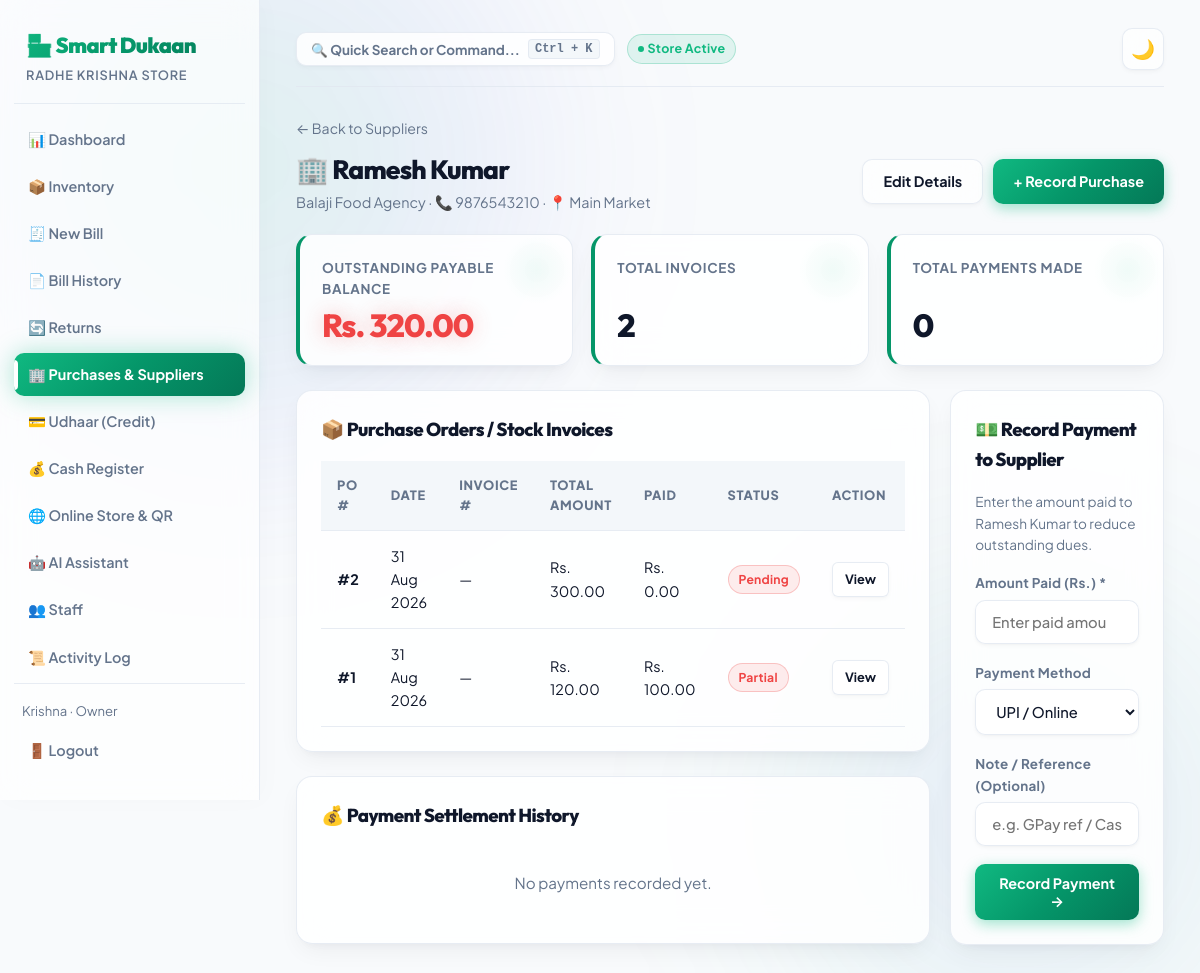
The app's page /purchases/suppliers/1/ (signed in) with its own data.
### accounts/models.py (models this page shows, shortened)
class Profile(models.Model):
    ROLE_CHOICES = (
        ("owner", "Owner"),
        ("staff", "Staff"),
    )
    user = models.OneToOneField(User, on_delete=models.CASCADE, related_name="profile")
    shop = models.ForeignKey(Shop, on_delete=models.CASCADE, related_name="staff_members", null=True, blank=True)
    role = models.CharField(max_length=10, choices=ROLE_CHOICES, default="owner")
    phone = models.CharField(max_length=15, blank=True)

class Shop(models.Model):
    name = models.CharField(max_length=150)
    address = models.CharField(max_length=255, blank=True)
    owner = models.ForeignKey(User, on_delete=models.CASCADE, related_name="owned_shops")
    upi_id = models.CharField(max_length=100, blank=True, default="shopkeeper@upi", help_text="UPI ID for on-screen QR Code payments")
    created_at = models.DateTimeField(auto_now_add=True)

### purchases/models.py (models this page shows, shortened)
class Supplier(models.Model):
    shop = models.ForeignKey(Shop, on_delete=models.CASCADE, related_name="suppliers")
    name = models.CharField(max_length=150)
    company_name = models.CharField(max_length=180, blank=True)
    phone = models.CharField(max_length=20)
    email = models.EmailField(blank=True)
    address = models.TextField(blank=True)
    balance_owed = models.DecimalField(max_digits=12, decimal_places=2, default=0)
    created_at = models.DateTimeField(auto_now_add=True)
    class Meta:
        ordering = ["name"]

class Purchase(models.Model):
    STATUS_CHOICES = (
        ("paid", "Fully Paid"),
        ("partial", "Partially Paid"),
        ("pending", "Pending (Credit)"),
    )
    shop = models.ForeignKey(Shop, on_delete=models.CASCADE, related_name="purchases")
    supplier = models.ForeignKey(Supplier, on_delete=models.CASCADE, related_name="purchases")
    invoice_no = models.CharField(max_length=80, blank=True)
    total_amount = models.DecimalField(max_digits=12, decimal_places=2, default=0)
    paid_amount = models.DecimalField(max_digits=12, decimal_places=2, default=0)
    payment_status = models.CharField(max_length=20, choices=STATUS_CHOICES, default="paid")
    date = models.DateTimeField(auto_now_add=True)
    notes = models.TextField(blank=True)
    class Meta:
        ordering = ["-date"]

### purchases/views.py (the view)
# urls.py: path("suppliers/<int:supplier_id>/", views.supplier_detail, name="supplier_detail"),
@login_required
def supplier_detail(request, supplier_id):
    shop = request.user.profile.shop
    supplier = get_object_or_404(Supplier, id=supplier_id, shop=shop)
    purchases = supplier.purchases.all()
    payments = supplier.payments.all()
    payment_form = SupplierPaymentForm()
    return render(request, "purchases/supplier_detail.html", {
        "supplier": supplier,
        "purchases": purchases,
        "payments": payments,
        "payment_form": payment_form,
    })

### purchases/forms.py
class SupplierPaymentForm(forms.ModelForm):
    class Meta:
        model = SupplierPayment
        fields = ["amount", "payment_mode", "note"]
        widgets = {
            "amount": forms.NumberInput(attrs={"placeholder": "Enter paid amount", "min": "1"}),
            "note": forms.TextInput(attrs={"placeholder": "e.g. GPay ref / Cash receipt"}),
        }

### templates/purchases/supplier_detail.html (shortened to what this page needs)
{% extends "base.html" %}
{% block content %}
<div style="margin-bottom:20px;">
  <a href="{% url 'purchases:supplier_list' %}" style="color:var(--text-muted); font-size:0.88rem;">← Back to Suppliers</a>
  <div style="display:flex; justify-content:space-between; align-items:center; margin-top:8px;">
    <div>
      <h2>🏢 {{ supplier.name }}</h2>
      <div style="color:var(--text-muted); font-size:0.9rem;">
        {{ supplier.company_name|default:"Independent Distributor" }} · 📞 {{ supplier.phone }} {% if supplier.address %}· 📍 {{ supplier.address }}{% endif %}
      </div>
    </div>
    <div style="display:flex; gap:10px;">
      <a href="{% url 'purchases:supplier_edit' supplier.id %}" class="btn">Edit Details</a>
      <a href="{% url 'purchases:purchase_create' %}" class="btn btn-primary">+ Record Purchase</a>
    </div>
  </div>
</div>
<div class="stat-grid" style="margin-bottom:24px;">
  <div class="card stat-card">
    <div class="stat-label">Outstanding Payable Balance</div>
    <div class="stat-value {% if supplier.balance_owed > 0 %}danger{% else %}primary{% endif %}">
      Rs. {{ supplier.balance_owed|floatformat:2 }}
    </div>
  </div>
  <div class="card stat-card">
    <div class="stat-label">Total Invoices</div>
    <div class="stat-value">{{ purchases.count }}</div>
  </div>
  <div class="card stat-card">
    <div class="stat-label">Total Payments Made</div>
    <div class="stat-value">{{ payments.count }}</div>
  </div>
</div>
<div style="display:grid; grid-template-columns:1.4fr 1fr; gap:20px; align-items:start;">
  <div>
    <div class="card" style="margin-bottom:24px;">
      <h3 style="margin-bottom:16px;">📦 Purchase Orders / Stock Invoices</h3>
      {% if purchases %}
      <table>
        <thead>
          <tr>
            <th>PO #</th>
            <th>Date</th>
            <th>Invoice #</th>
            <th>Total Amount</th>
            <th>Paid</th>
            <th>Status</th>
            <th>Action</th>
          </tr>
        </thead>
        <tbody>
          {% for p in purchases %}
          <tr>
            <td><strong>#{{ p.id }}</strong></td>
            <td>{{ p.date|date:"d M Y" }}</td>
            <td>{{ p.invoice_no|default:"—" }}</td>
            <td>Rs. {{ p.total_amount|floatformat:2 }}</td>
            <td>Rs. {{ p.paid_amount|floatformat:2 }}</td>
            <td>
              {% if p.payment_status == 'paid' %}
              <span class="badge badge-success">Paid</span>
              {% elif p.payment_status == 'partial' %}
              <span class="badge badge-danger">Partial</span>
              {% else %}
              <span class="badge badge-danger">Pending</span>
              {% endif %}
            </td>
            <td>
              <a href="{% url 'purchases:purchase_detail' p.id %}" class="btn btn-sm">View</a>
            </td>
          </tr>
          {% endfor %}
        </tbody>
      </table>
      {% else %}
      <div class="empty-state" style="padding:24px;">No purchase orders recorded yet for this supplier.</div>
      {% endif %}
    </div>
    <div class="card">
      <h3 style="margin-bottom:16px;">💰 Payment Settlement History</h3>
      {% if payments %}
      <table>
        <thead>
          <tr>
            <th>Date</th>
            <th>Amount Paid</th>
            <th>Payment Mode</th>
            <th>Note</th>
          </tr>
        </thead>
        <tbody>
          {% for pay in payments %}
          <tr>
            <td>{{ pay.date|date:"d M Y H:i" }}</td>
            <td><strong style="color:var(--primary);">Rs. {{ pay.amount|floatformat:2 }}</strong></td>
            <td><span class="badge badge-success">{{ pay.get_payment_mode_display }}</span></td>
            <td style="color:var(--text-muted); font-size:0.85rem;">{{ pay.note|default:"—" }}</td>
          </tr>
          {% endfor %}
        </tbody>
      </table>
      {% else %}
      <div class="empty-state" style="padding:24px;">No payments recorded yet.</div>
      {% endif %}
    </div>
  </div>
  <div class="card">
    <h3 style="margin-bottom:16px;">💵 Record Payment to Supplier</h3>
    <p style="font-size:0.85rem; color:var(--text-muted); margin-bottom:16px;">
      Enter the amount paid to {{ supplier.name }} to reduce outstanding dues.
    </p>
    <form method="post" action="{% url 'purchases:supplier_payment_add' supplier.id %}">
      <div class="field">
        <label>Amount Paid (Rs.) *</label>
        {{ payment_form.amount }}
      </div>
      <div class="field">
        <label>Payment Method</label>
        {{ payment_form.payment_mode }}
      </div>
      <div class="field">
        <label>Note / Reference (Optional)</label>
        {{ payment_form.note }}
      </div>
      <button type="submit" class="btn btn-primary" style="width:100%;">Record Payment →</button>
    </form>
  </div>
</div>
{% endblock %}

### templates/base.html (shortened to what this page needs)
{% load static %}
<!DOCTYPE html>
<html lang="en">
<head>
  <link rel="stylesheet" href="{% static 'css/style.css' %}?v=4">
</head>
<body>
  {% if user.is_authenticated %}
  <div class="app-shell">
    <aside class="sidebar">
      <div class="brand">🏪 Smart Dukaan</div>
      <div class="brand-sub">{{ user.profile.shop.name }}</div>
      <a href="{% url 'dashboard:home' %}" class="nav-link {% if request.resolver_match.url_name == 'home' %}active{% endif %}">📊 Dashboard</a>
      <a href="{% url 'inventory:product_list' %}" class="nav-link {% if 'inventory' in request.path %}active{% endif %}">📦 Inventory</a>
      <a href="{% url 'billing:bill_create' %}" class="nav-link {% if request.path == '/billing/new/' %}active{% endif %}">🧾 New Bill</a>
      <a href="{% url 'billing:bill_list' %}" class="nav-link {% if request.path == '/billing/' %}active{% endif %}">📄 Bill History</a>
      <a href="{% url 'billing:bill_return_list' %}" class="nav-link {% if 'returns' in request.path or 'return' in request.path %}active{% endif %}">🔄 Returns</a>
      <a href="{% url 'purchases:supplier_list' %}" class="nav-link {% if 'purchases' in request.path %}active{% endif %}">🏢 Purchases & Suppliers</a>
      <a href="{% url 'udhaar:customer_list' %}" class="nav-link {% if 'udhaar' in request.path %}active{% endif %}">💳 Udhaar (Credit)</a>
      <a href="{% url 'billing:cash_register' %}" class="nav-link {% if 'cash-register' in request.path %}active{% endif %}">💰 Cash Register</a>
      {% if user.profile.shop %}
      <a href="{% url 'dashboard:store_qr_standee' user.profile.shop.id %}" class="nav-link {% if 'qr' in request.path %}active{% endif %}">🌐 Online Store & QR</a>
      {% endif %}
      <a href="{% url 'dashboard:ai_chat' %}" class="nav-link {% if 'assistant' in request.path %}active{% endif %}">🤖 AI Assistant</a>
      {% if user.profile.role == 'owner' %}
      <a href="{% url 'accounts:staff_list' %}" class="nav-link {% if 'staff' in request.path %}active{% endif %}">👥 Staff</a>
      <a href="{% url 'accounts:audit_log' %}" class="nav-link {% if 'audit-log' in request.path %}active{% endif %}">📜 Activity Log</a>
      {% endif %}
      <div class="sidebar-footer">
        <div style="font-size:0.82rem; color:var(--text-muted); padding: 0 8px 8px;">{{ user.first_name|default:user.username }} · {{ user.profile.role|title }}</div>
        <a href="{% url 'accounts:logout' %}" class="nav-link">🚪 Logout</a>
      </div>
    </aside>
    <main class="main">
      <div class="topbar">
        <div style="display:flex; align-items:center; gap:12px;">
          <button type="button" id="btn-command-palette-trigger" class="btn" style="padding:6px 14px; font-size:0.84rem; display:flex; align-items:center; gap:8px; background:var(--surface); border:1px solid var(--border); color:var(--text-muted); cursor:pointer;">
            <span>🔍 Quick Search or Command...</span>
            <kbd style="padding:2px 6px; font-size:0.75rem; background:var(--surface-hover); border:1px solid var(--border); border-radius:4px;">Ctrl + K</kbd>
          </button>
          <span class="badge badge-success" style="font-size:0.78rem; display:inline-flex; align-items:center; gap:4px;">
            <span style="width:6px; height:6px; border-radius:50%; background:#10b981; display:inline-block;"></span> Store Active
          </span>
        </div>
        <button class="theme-toggle" id="theme-toggle-btn" title="Toggle dark/light mode">🌙</button>
      </div>
      {% block content %}{% endblock %}
    </main>
  </div>
  {% endif %}
</body>
</html>

### records on screen
Supplier: name "Ramesh Kumar", company_name "Balaji Food Agency", phone "9876543210", address "Main Market", balance_owed "320.00", count "2", count "0"
Purchase: id "2", date "31 Aug 2026", invoice_no "—", total_amount "300.00", paid_amount "0.00", payment_status "Pending"
Purchase: id "1", date "31 Aug 2026", invoice_no "—", total_amount "120.00", paid_amount "100.00", payment_status "Partial"

### other values on screen
{{ user.profile.shop.name }} "RADHE KRISHNA STORE"
{{ user.first_name|default:user.username }} "Krishna"
{{ user.profile.role|title }} "Owner"
